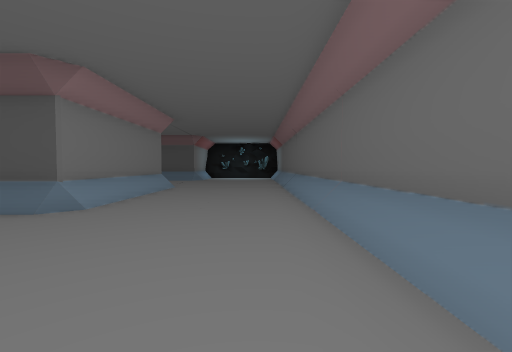
View 1 (above)

24 first-person views from a walk through a Godot game level. The camera is 1.5 m above the floor, tilts 2° down and sees 90° across. The floor is counted in squares, 2 m on a side. Each view is taken from the middle of a square. On the plan, view 1 faces up. The plan holds only what a view shows up to about 9 squares ahead; the rest is blank. The place goes on beyond the plan.

View 2
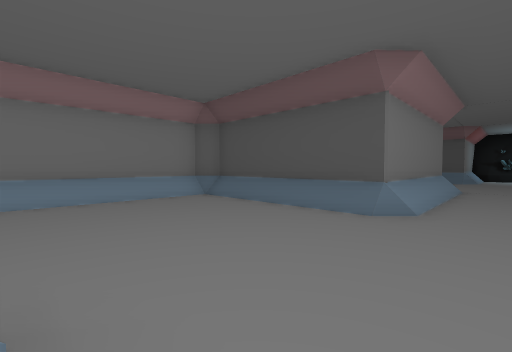

View 3
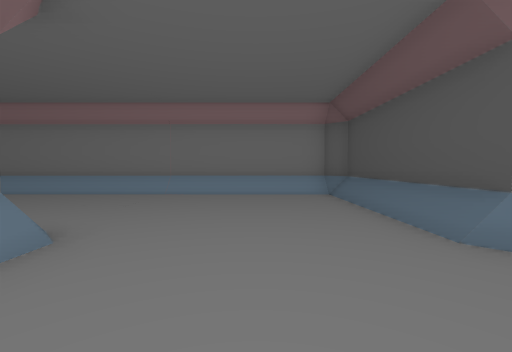

View 4
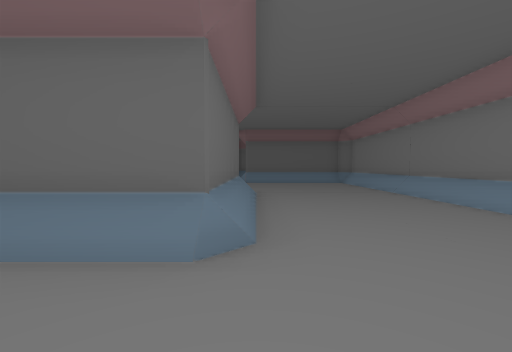

View 5
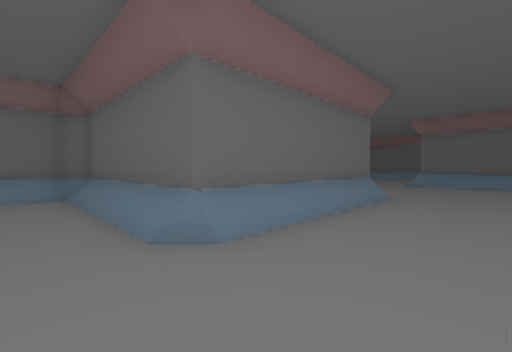

View 6
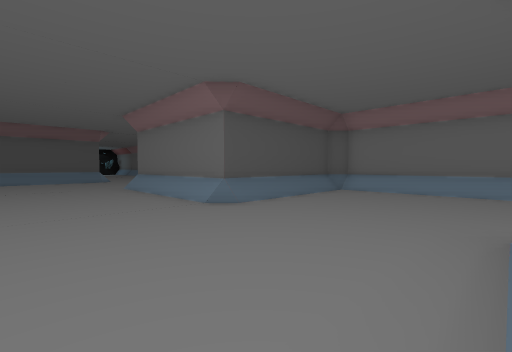

View 7
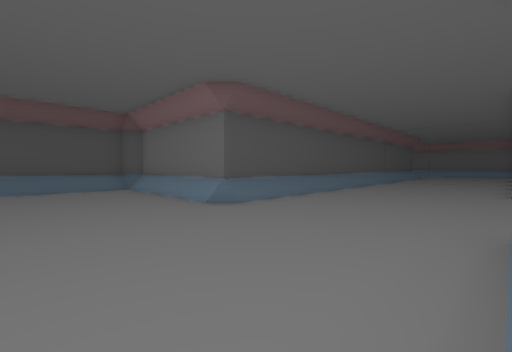

View 8
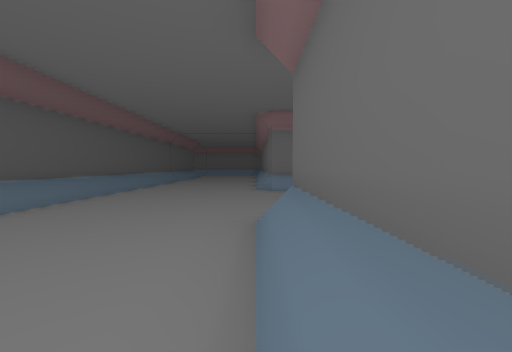

View 9
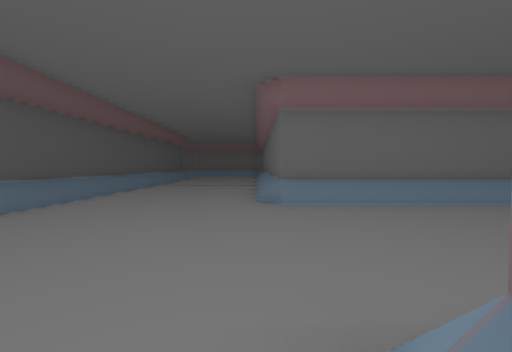

View 10
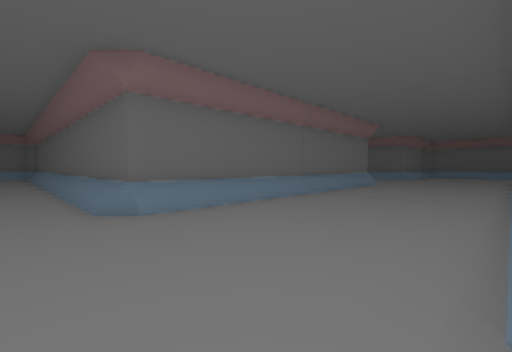

View 11
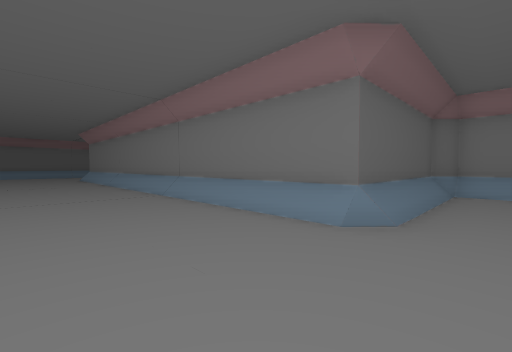

View 12
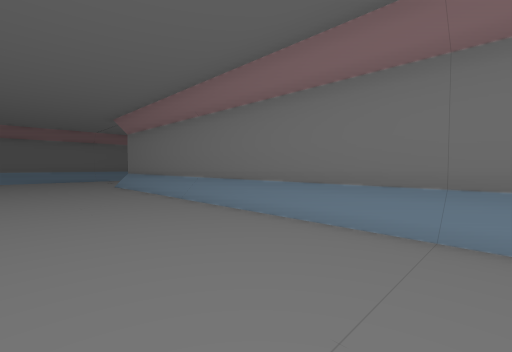

View 13
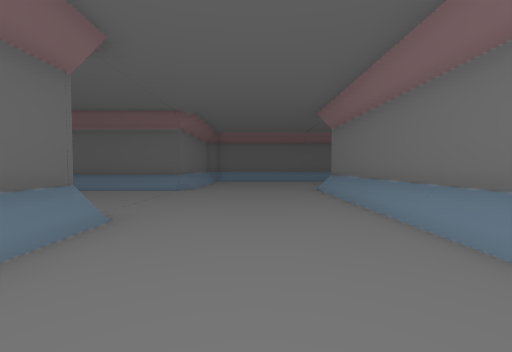

View 14
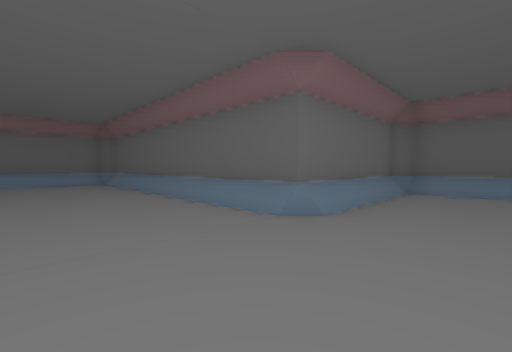

View 15
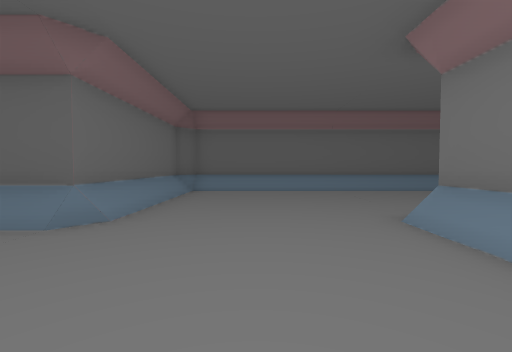

View 16
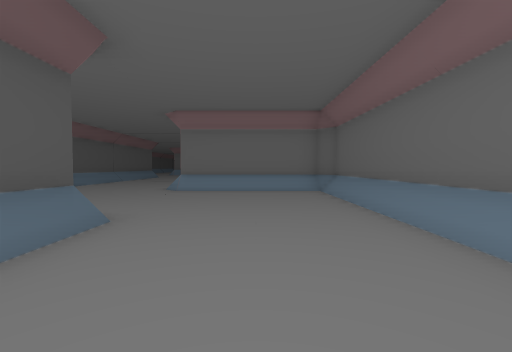

View 17
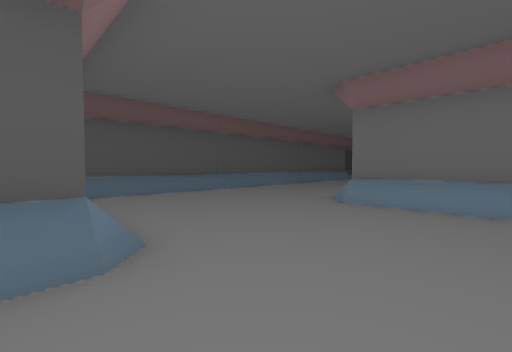

View 18
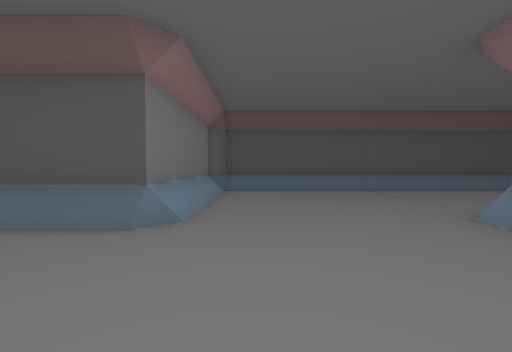

View 19
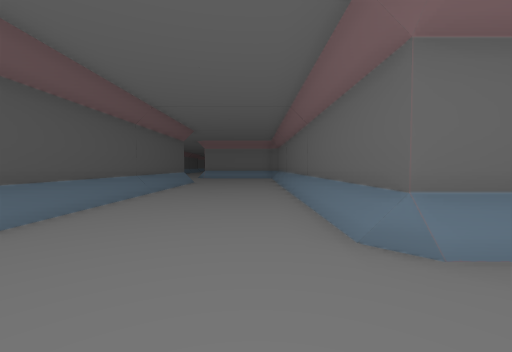

View 20
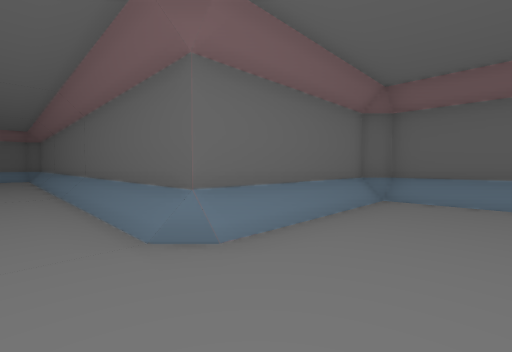

View 21
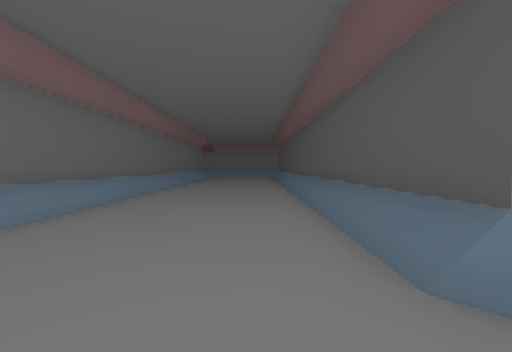

View 22
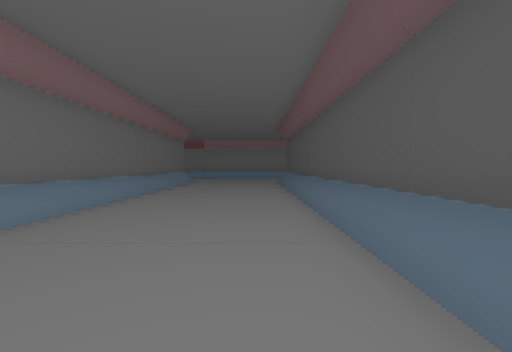

View 23
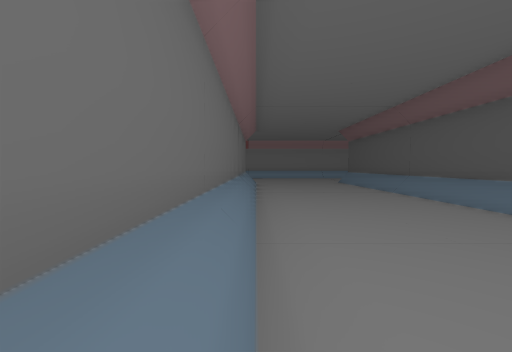

View 24
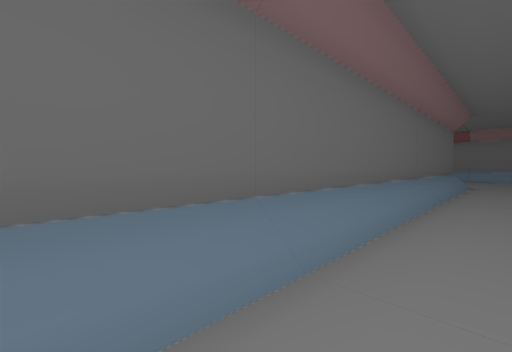

### Floor plan
Key: @ floor where view 1 was taken; # wall or solid block; . floor; / step, stairs or slope.
Columns run from 10 left of view 1 to 23 right of it. Each row starts with its distance up from view 1.
  9       # .../#
  8       #..../#
  7       #..../#
  6       #..../#
  5   #####..../#
  4  ##/// ..../#
  3  #/......../#
  2  #/......../#
  1  #/......../#
  0  #/....///@/#
 -1  #/.../######
 -2  #/.../#
 -3  #/.../#
 -4  #/.../#
 -5  #/...######
 -6  #/.../////##
 -7  #/......../#
 -8    ......../#
 -9    ......../#
-10    ////.... #########
-11     ##  ...//////////
-12         .............
-13         .............
-14       #/................
-15       ##////.....///////
-16        #####/.../#######
-17            #/.../#
-18            #/.../#
-19            #/.../#
-20            #/.../#    ############
-21            #/.../#   ##///////////
-22            #/.../#   #/...........
-23            #/.../    #/...........
-24            #/.../    #/...........
-25            #/... #####/....///////
-26            #/.....  . /.../#######
-27            #/............./#
-28            #/............./#
-29            #/............./#
-30 ############/....//////////#
-31 ///////////#/.../###########
-32 ................/#
-33 ................/#
-34 ................/#
-35 /////////////////#
-36 ##################

Positions as (right, up) in squares from view 1, and headings:
1: (0, 0), facing up
2: (-2, 0), facing up-left
3: (-1, 2), facing left
4: (-4, 2), facing down
5: (-6, 1), facing down-right
6: (-7, -10), facing up-right
7: (-2, -15), facing up-right
8: (-2, -15), facing right
9: (1, -15), facing right
10: (2, -14), facing down-right
11: (5, -14), facing down-left
12: (5, -20), facing down-left
13: (4, -22), facing down
14: (4, -27), facing down-right
15: (4, -27), facing down
16: (8, -28), facing right
17: (11, -28), facing up-right
18: (13, -29), facing up
19: (14, -24), facing right
20: (14, -24), facing down-right
21: (3, -32), facing left
22: (-1, -32), facing left
23: (-1, -35), facing left
24: (-2, -34), facing down-left
